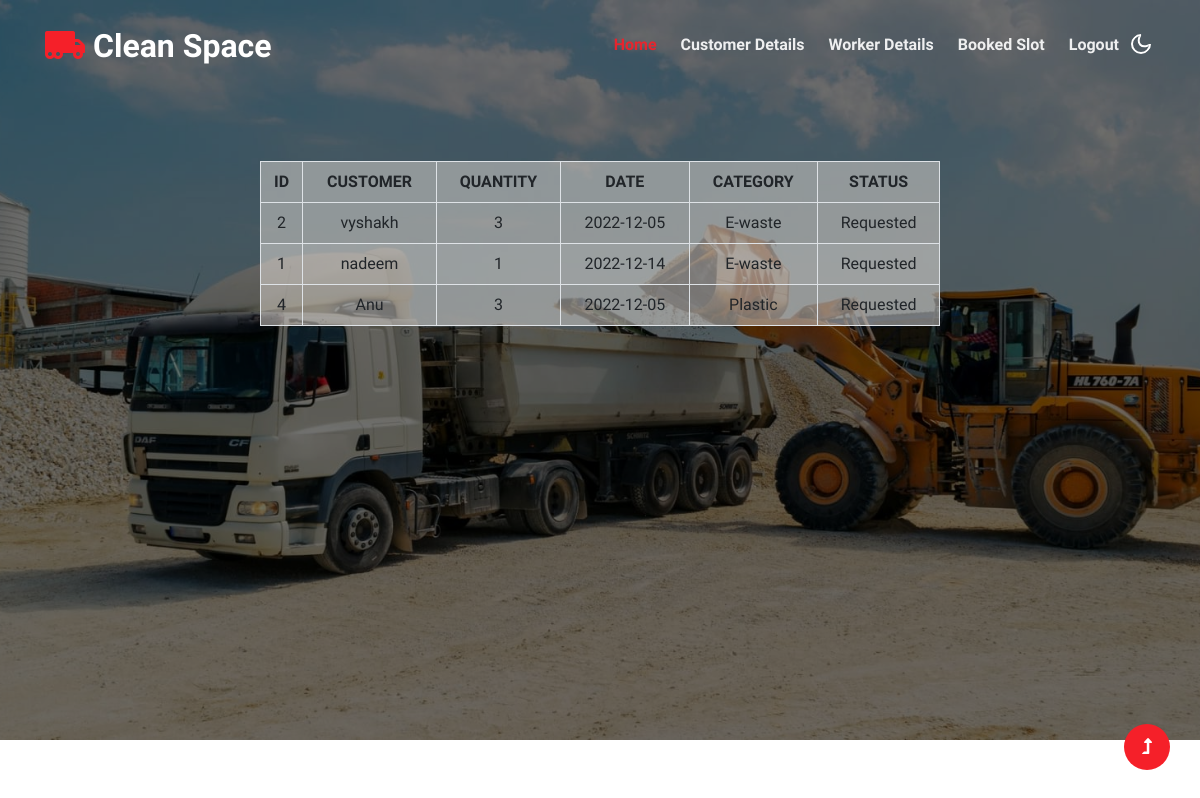
Screenshot of /requests.php with the database file from the repository.
### tables this page shows
CREATE TABLE `customer_request` (
  `id` int(11) NOT NULL,
  `customerid` varchar(20) NOT NULL,
  `status` varchar(20) NOT NULL,
  `sack` int(11) NOT NULL,
  `date` date NOT NULL,
  `category` varchar(20) NOT NULL
);

CREATE TABLE `customer_registration` (
  `id` int(11) NOT NULL,
  `name` varchar(20) NOT NULL,
  `email` varchar(50) NOT NULL,
  `address` varchar(25) NOT NULL,
  `pincode` int(6) NOT NULL,
  `ward` varchar(11) NOT NULL,
  `phno` bigint(10) NOT NULL,
  `password` varchar(10) NOT NULL
);

### requests.php (the view, shortened to what this page needs)
<!doctype html>
<html lang="en">
<head>
    <link rel="stylesheet" href="assets/css/style-starter.css">
</head>
<body>
    <header id="site-header" class="fixed-top">
        <div class="container">
            <nav class="navbar navbar-expand-lg navbar-light stroke py-lg-0">
                <h1><a class="navbar-brand" href="index.html">
                        <i class="fas fa-truck-moving"></i> Clean Space
                    </a></h1>
                <div class="collapse navbar-collapse" id="navbarScroll">
                    <ul class="navbar-nav ms-auto my-2 my-lg-0 navbar-nav-scroll">
                        <li class="nav-item">
                            <a class="nav-link active" aria-current="page" href="index.html">Home</a>
                        </li>
                        <li class="nav-item">
                            <a class="nav-link" href="customerdisp.php">customer details</a>
                        </li>
                        <li class="nav-item">
                            <a class="nav-link" href="workerdisp.php">worker details</a>
                        </li>
                        <li class="nav-item">
                            <a class="nav-link" href="bookdisp.php">booked slot</a>
                        </li>
                        <li class="nav-item">
                            <a class="nav-link" href="login.php">Logout</a>
                        </li>
                    </ul>
                </div>
                <div class="mobile-position">
                    <nav class="navigation">
                        <div class="theme-switch-wrapper">
                            <label class="theme-switch" for="checkbox">
                                <div class="mode-container">
                                    <i class="gg-moon"></i>
                                </div>
                            </label>
                        </div>
                    </nav>
                </div>
            </nav>
        </div>
    </header>
    <section class="w3l-main-slider banner-slider" id="home">
                <div class="slider-info banner-view banner-top1">
                    <div class="container">
                        <div class="banner-info header-hero-19">
<table class="table table-bordered table-hover table-striped"  style="background-color:rgba(237, 231, 225, 0.5);margin-top:50px" align="center" >
		<thread>
			<th>ID</th>
			<th>CUSTOMER</th>
			<th>QUANTITY</th>
            <th>DATE</th>
            <th>CATEGORY</th>
            <th>STATUS</th>
        </thread>
		<tbody>
		<?php
		include'connection.php';
		$sql="select*from customer_request,customer_registration where customer_registration.id=customer_request.customerid AND status='requested'";		$result=$conn->query($sql);
		while($row=$result->fetch_assoc())
		{
			echo"<tr><td>".$row['id']."</td>";
			echo"<td>".$row['name']."</td>";
			echo"<td>".$row['sack']."</td>";
            echo"<td>".$row['date']."</td>";
            echo"<td>".$row['category']."</td>";
            echo"<td>".$row['status']."</td>";
		}
	?>
	</tbody>
</table>
<li class="nav-item">
                        <a class="nav-link" href="booking.php">
                        </li>
                        </div>
                    </div>
                </div>
    </section>
        <button onclick="topFunction()" id="movetop" title="Go to top">
            <span class="fas fa-level-up-alt" aria-hidden="true"></span>
        </button>
</body>
</html>

### rows the page displays
customer_request: customer_registration.id "2", customer_registration.name "vyshakh", sack "3", date "2022-12-05", category "E-waste", status "Requested"
customer_request: customer_registration.id "1", customer_registration.name "nadeem", sack "1", date "2022-12-14", category "E-waste", status "Requested"
customer_request: customer_registration.id "4", customer_registration.name "Anu", sack "3", date "2022-12-05", category "Plastic", status "Requested"
